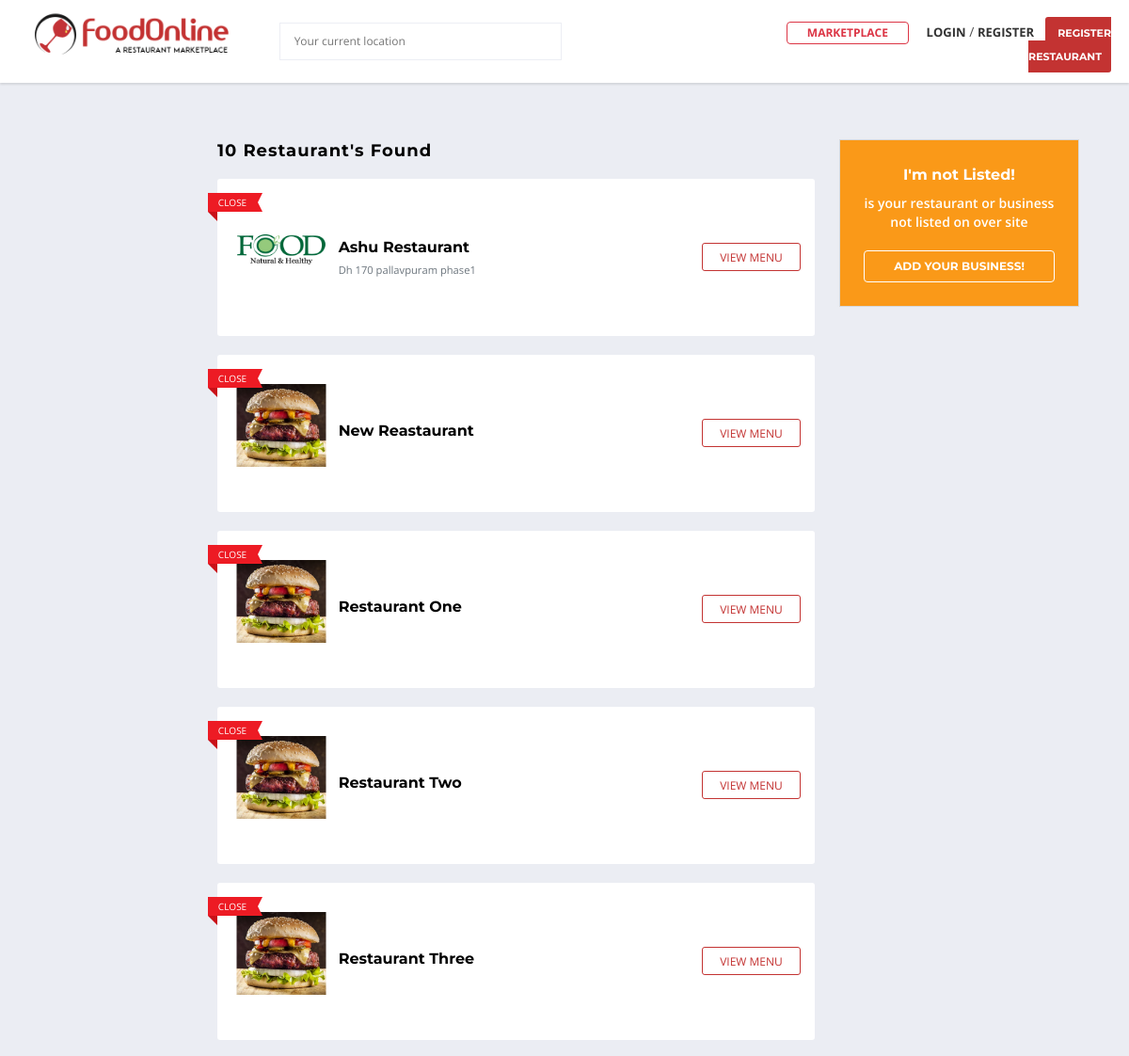
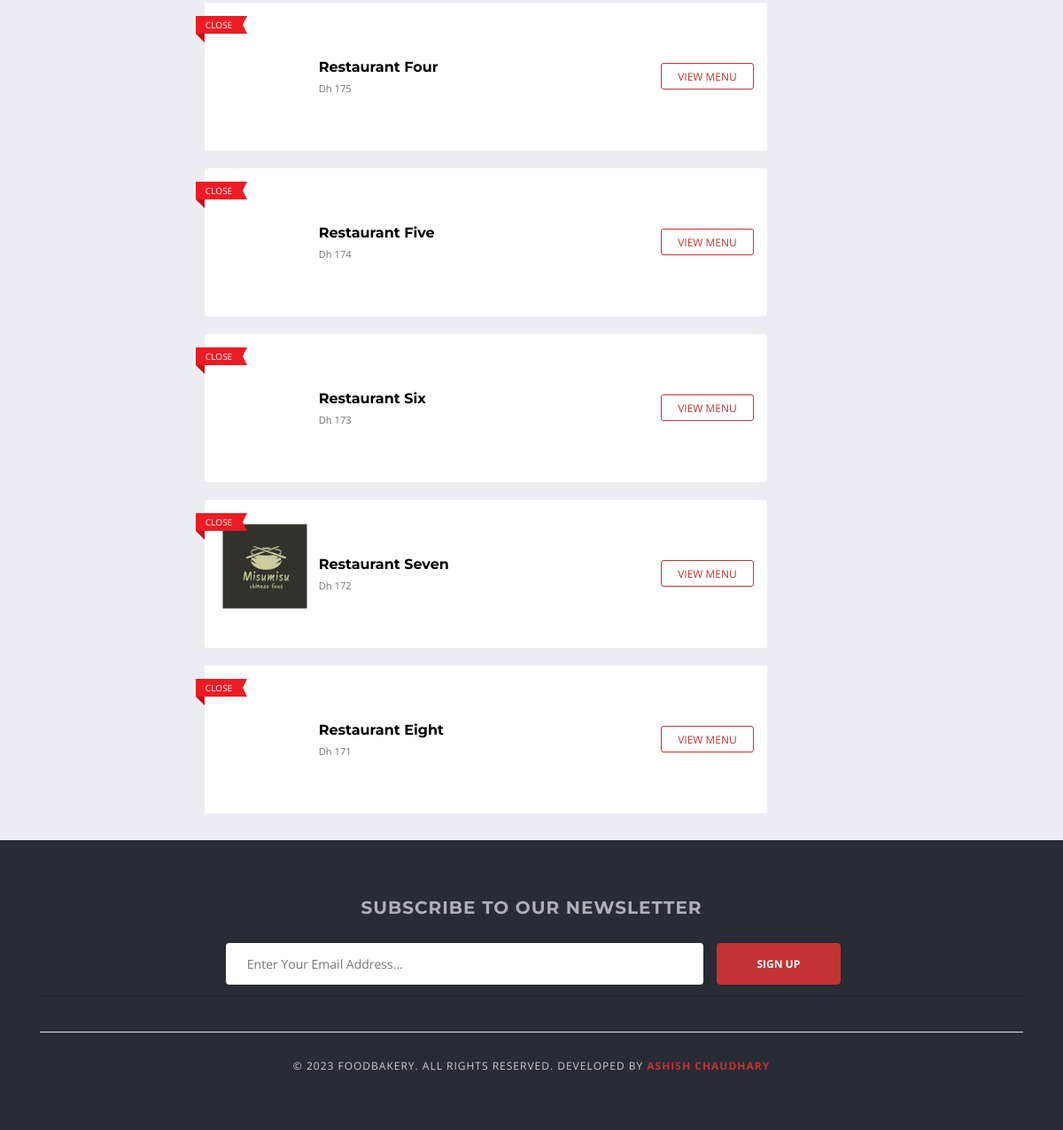
The app's page /marketplace/ with its own data (2 pictures, top to bottom).
### vendor/models.py (models this page shows, shortened)
class Vendor(models.Model):
    user = models.OneToOneField(User, related_name = 'user', on_delete = models.CASCADE)
    user_profile = models.OneToOneField(UserProfile, related_name='user_profile', on_delete = models.CASCADE)
    vendor_name = models.CharField(max_length=100)
    vendor_slug = models.SlugField(max_length=100,unique=True)
    vendor_license = models.ImageField(upload_to='vendor/license')
    is_approved = models.BooleanField(default=False)
    created_at = models.DateTimeField(auto_now_add=True)
    modified_at = models.DateField(auto_now=True)
    def __str__(self):
        return self.vendor_name

### account/models.py (models this page shows, shortened)
class UserProfile(models.Model):
    user = models.OneToOneField(User, on_delete=models.CASCADE)
    address = models.CharField(blank=True, max_length=300)
    profile_picture = models.ImageField(blank=True, null=True, upload_to='users/profile_pictures')
    cover_picture = models.ImageField(blank=True, null=True, upload_to='users/cover_photos')
    city = models.CharField(blank=True, max_length=20)
    state = models.CharField(blank=True, max_length=20)
    country = models.CharField(blank=True, max_length=20)
    pin_code = models.CharField(blank=True, null=True, max_length=6)
    created_at = models.DateTimeField(auto_now_add=True)
    modified_at = models.DateTimeField(auto_now=True)

### marketplace/views.py (the view)
# urls.py: path('marketplace/', include('marketplace.urls')),
def marketplace(request):
    vendors = Vendor.objects.filter(is_approved=True, user__is_active=True)
    vendor_count = vendors.count()
    context = {
        'vendors':vendors,
        'vendor_count':vendor_count,
    }
    v=[]
    for i in vendors:
        v.append(i)
    print(v)
    return render(request,'marketplace/listings.html',context)

### account/context_processors.py (called while the page is built)
def get_vendor(request):
    try:
        vendor = Vendor.objects.get(user=request.user)
    except:
        vendor = None
    return dict(vendor=vendor)

def get_user_profile(request):
    try:
        user_profile = UserProfile.objects.get(user=request.user)
    except:
        user_profile = None
    return dict(user_profile=user_profile)

def get_google_api(request):
    return {'GOOGLE_API_KEY': settings.GOOGLE_API_KEY}

### marketplace/context_processors.py (called while the page is built, shortened)
def get_cart_counter(request):
    cart_count = 0
    return dict(cart_count=cart_count)

def get_cart_amounts(request):
    subtotal = 0
    tax = 0
    grand_total = 0
    tax_dict = {}
    return dict(subtotal=subtotal, tax=tax, grand_total=grand_total, tax_dict=tax_dict)

### order/request_object.py (called while the page is built)
def RequestObjectMiddleware(get_response):
    def middleware(request):
        models.request_object = request
        response = get_response(request)
        return response
    return middleware

### templates/marketplace/listings.html (shortened to what this page needs)
{% extends 'base.html' %}
{% load static %}
{% block content %}
<div class="main-section">
    <div class="page-section nopadding cs-nomargin" style="margin-top: 0px;padding-top: 60px;padding-bottom: 10px;margin-bottom: 0px;">
        <div class="container">
            <div class="row">
                <div class="col-lg-12 col-md-12 col-sm-12 col-xs-12">
                    <div class="row">
                        <aside class="col-lg-2 col-md-2 col-sm-12 col-xs-12">
                        </aside>
                        <div class="col-lg-7 col-md-7 col-sm-12 col-xs-12">
                            <div class="listing-sorting-holder">
                                <div class="row">
                                    <div class="col-lg-12 col-md-12 col-sm-12 col-xs-12">
                                        <h4>{{ vendor_count }} Restaurant's found</h4>
                                    </div>
                                </div>
                            </div>
                            <div class="listing simple">
                                <ul>
                                    {% for vendor in vendors %}
                                    <li style="line-height: 15px;">
                                        <div class="img-holder">
                                            <figure>
                                                <a href="#">
                                                    {% if vendor.user_profile.profile_picture %}
                                                    <img src="{{ vendor.user_profile.profile_picture.url }}" class="img-list wp-post-image" alt="">
                                                    {% else %}
                                                    <img src="{% static 'images/default-profile.png' %}" class="img-list wp-post-image" alt="">
                                                    {% endif %}
                                                </a>
                                            </figure>
                                            {% if vendor.is_open %}
                                            <span class="restaurant-status open"><em class="bookmarkRibbon"></em>Open</span>
                                            {% else %}
                                            <span class="restaurant-status close"><em class="bookmarkRibbon"></em>Close</span>
                                            {% endif %}
                                        </div>
                                        <div class="text-holder">
                                            <div class="post-title">
                                                <h5>
                                                    <a href="{% url 'vendor_detail' vendor.vendor_slug %}">{{ vendor.vendor_name }}</a>
                                                </h5>
                                            </div>
                                            {% if vendor.user_profile.address %}
                                            <span><small class="text-muted">{{ vendor.user_profile.address }}</small></span>
                                            {% endif %}
                                        </div>
                                        <div class="list-option">
                                            <a href="{% url 'vendor_detail' vendor.vendor_slug %}" class="viewmenu-btn text-color">View Menu</a>
                                        </div>
                                    </li>
                                    {% endfor %}
                                </ul>
                            </div>
                        </div>
                        <div class="section-sidebar col-lg-3 col-md-3 col-sm-12 col-xs-12">
                            <div class="message-box" style="background-color: #fa9918;">
                                <strong>I'm not Listed!</strong><span>is your restaurant or
                                    business not
                                    listed on over site</span>
                                <a href="{% url 'registerVendor' %}" class="request-btn">Add Your business!</a>
                            </div>
                        </div>
                    </div>
                </div>
            </div>
        </div>
    </div>
</div>
{% endblock %}

### templates/base.html (style rules this page uses)
body, .main-section p, .mce-content-body p { font:Normal 14px/24px "Open Sans", sans-serif;letter-spacing: 0px;text-transform: none;color: #515151 !important; }

### records on screen
Vendor: user_profile.profile_picture (picture), vendor_name "Ashu Restaurant", user_profile.address "Dh 170 pallavpuram phase1"
Vendor: vendor_name "New Reastaurant"
Vendor: vendor_name "Restaurant One"
Vendor: vendor_name "Restaurant Two"
Vendor: vendor_name "Restaurant Three"
Vendor: vendor_name "Restaurant Four", user_profile.address "Dh 175"
Vendor: vendor_name "Restaurant Five", user_profile.address "Dh 174"
Vendor: vendor_name "Restaurant Six", user_profile.address "Dh 173"
Vendor: user_profile.profile_picture (picture), vendor_name "Restaurant Seven", user_profile.address "Dh 172"
Vendor: vendor_name "Restaurant Eight", user_profile.address "Dh 171"

### other values on screen
{{ vendor_count }} "10"
